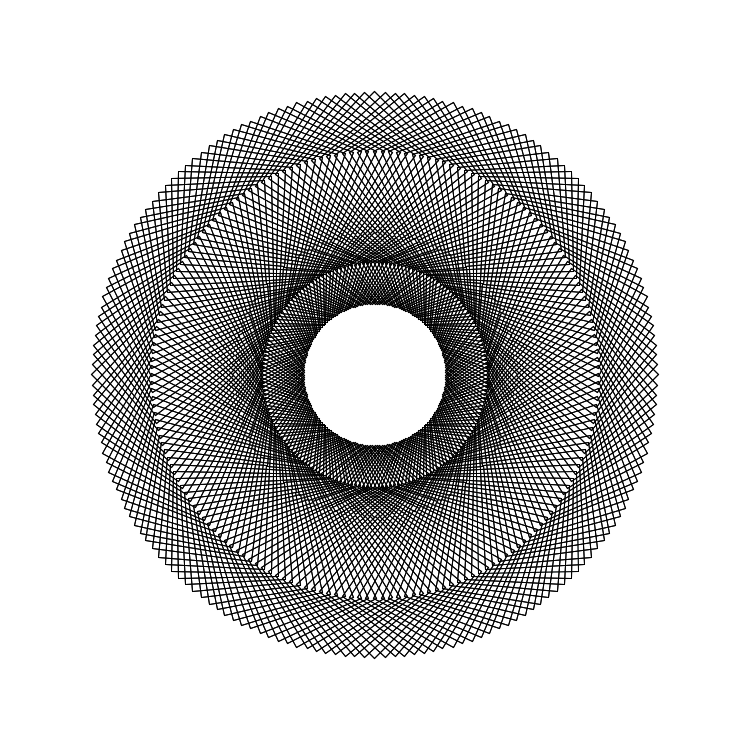
Frame 1 (no input)
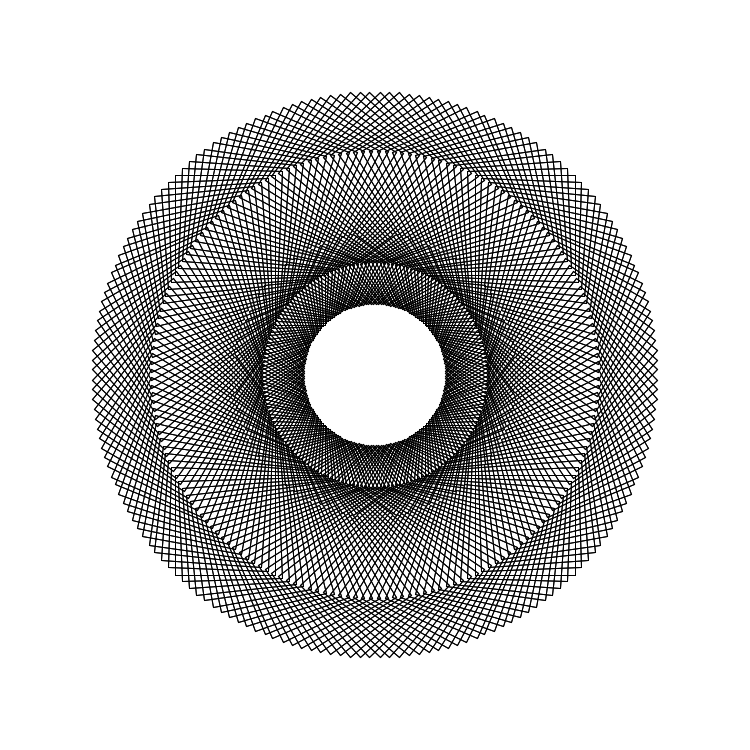
Frame 60 (the mouse pressed at the canvas centre just before this capture)
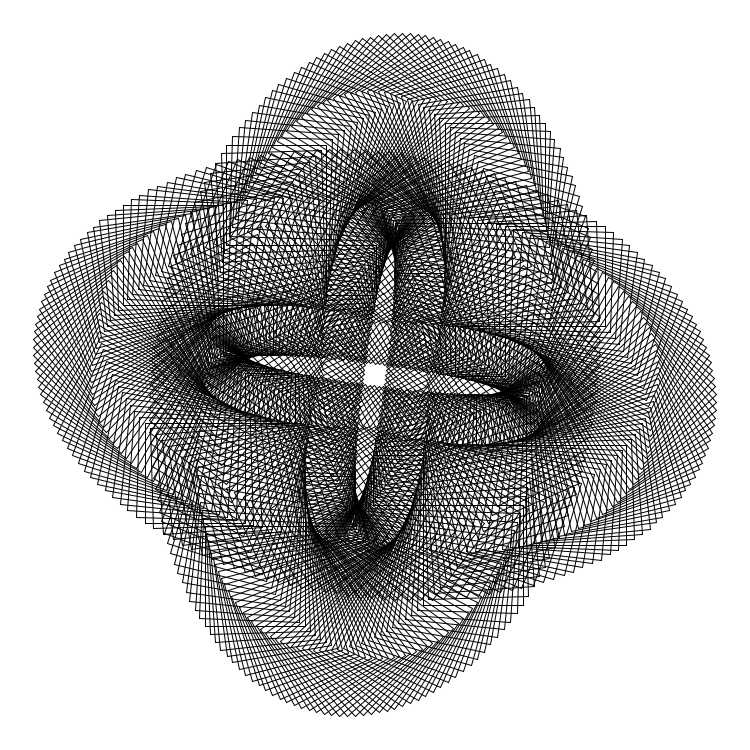
Frame 120 (the mouse held since frame 60 and released just before this capture)

The Processing sketch that drew these frames (run headless with seeded random() and noise(); from frame 60 on, the mouse is pressed at the canvas centre):

// Processing sketch: processing_182469
// ── processing_182469.pde

void setup() {
  size (750, 750);
  noFill();
  stroke(100, 120, 120);
  smooth();
}

void draw() {
  background(255);
 
  float maxX = (float)120/width*mouseX;
  float maxY = (float)120/width*mouseY;
  
translate(width/2, height/2);
for (float i = 0; i < 360; i+=2) {
  float x = sin(radians(i)) * maxX;
    float y = cos(radians(i)) * maxY;
   
    pushMatrix();
    translate(x, y);
    rotate(radians(i-frameCount));
    rect(100, 100, 100, 100);
    stroke(0);
    popMatrix();
    
  
    pushMatrix(); 
    translate(-x, -y);
    rotate(radians(i-frameCount));
    rect(100, 100, 100, 100);
    stroke(0);
    popMatrix();
    
    pushMatrix();
    translate(x, y);
    rotate(radians(i-frameCount));
    rect(50, 50, 50, 50);
    stroke(0);
    popMatrix();
    
 
    pushMatrix(); 
    translate(-x, -y);
    rotate(radians(i-frameCount));
    rect(50, 50, 50, 50 );
    stroke(0);
    popMatrix();

   }
}
